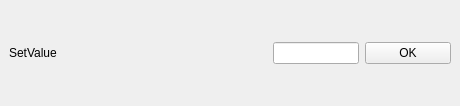
<?xml version="1.0" encoding="UTF-8"?>
<ui version="4.0">
 <class>SetValueWindow</class>
 <widget class="QMainWindow" name="SetValueWindow">
  <property name="geometry">
   <rect>
    <x>0</x>
    <y>0</y>
    <width>460</width>
    <height>106</height>
   </rect>
  </property>
  <property name="windowTitle">
   <string>MainWindow</string>
  </property>
  <widget class="QWidget" name="centralwidget">
   <layout class="QHBoxLayout" name="horizontalLayout_2">
    <item>
     <layout class="QHBoxLayout" name="horizontalLayout" stretch="3,1,1">
      <item>
       <widget class="QLabel" name="label">
        <property name="text">
         <string>SetValue</string>
        </property>
       </widget>
      </item>
      <item>
       <widget class="QLineEdit" name="lineEdit"/>
      </item>
      <item>
       <widget class="QPushButton" name="pushButton">
        <property name="text">
         <string>OK</string>
        </property>
        <property name="icon">
         <iconset>
          <normaloff>_imgs/ok.png</normaloff>_imgs/ok.png</iconset>
        </property>
       </widget>
      </item>
     </layout>
    </item>
   </layout>
  </widget>
 </widget>
 <resources/>
 <connections>
  <connection>
   <sender>pushButton</sender>
   <signal>clicked()</signal>
   <receiver>SetValueWindow</receiver>
   <slot>changeValue()</slot>
   <hints>
    <hint type="sourcelabel">
     <x>306</x>
     <y>68</y>
    </hint>
    <hint type="destinationlabel">
     <x>208</x>
     <y>29</y>
    </hint>
   </hints>
  </connection>
 </connections>
 <slots>
  <slot>changeValue()</slot>
 </slots>
</ui>
